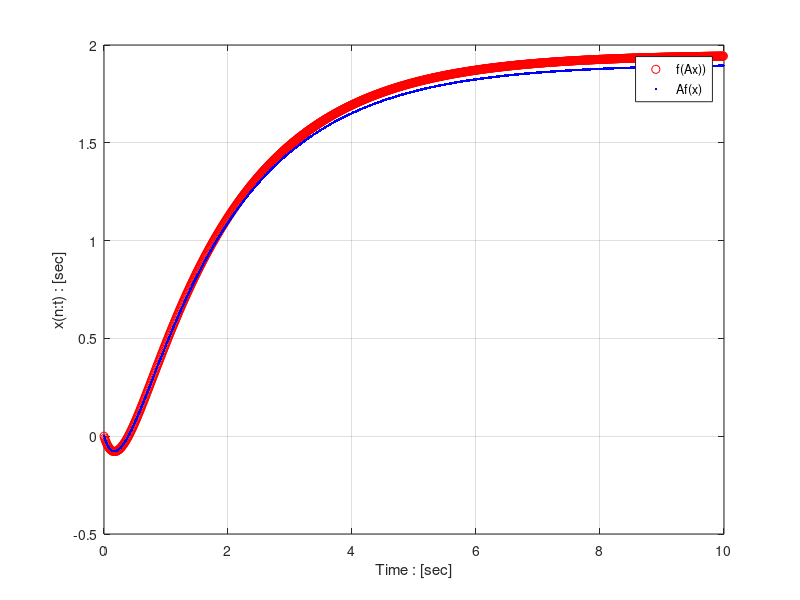

The MATLAB source for this figure:
clear
clc
close all

m = 0.5;
damper_constant = 2;
spring_constant = 1;
friction_constant = 0.01;
g = 9.81;

t_max=10;
Ts = 0.01; % Sampling time
n_max = t_max/Ts;

A = 2;
u=1;

x0=0.0;
v0 = -0.5;

x1(1) = x0;
x2(1) = v0;

xP1(1) = A*x0;
xP2(1) = A*v0;

xp1(1) = A*x0;
xp2(1) = A*v0;

friction_force = friction_constant * m * g;

for n=1:n_max-1
  if x2(n) < 0
    f(n) = -friction_force;
    else
    f(n) = friction_force;
  endif
  
  Fp(n) = A*u;
  
  F(n) = u;
  
  x1(n+1) = x1(n) + Ts*x2(n);
  x2(n+1) = -((spring_constant * Ts/m)*x1(n))+((1-(damper_constant*Ts/m))*x2(n))+((Ts/m)*(F(n)-f(n)));
  
  xP1(n+1) = A*x1(n+1);
  xP2(n+1) = A*x2(n+1);
  
  xP(n+1) = xP1(n+1);
  
  % ---- Proportionality --- % i/p=A*f(n)
  
  
  xp1(n+1) = xp1(n) + Ts*xp2(n);
  
  xp2(n+1) = -((spring_constant*Ts/m)*xp1(n))+((1-(damper_constant*Ts/m))*xp2(n))+((Ts/m)*(Fp(n)-f(n)));
  
  xp(n+1) = xp1(n+1);
  
endfor

td = Ts*(0:(n_max-1));
figure(202)
plot(td,xp,'or',td,xP,'.b')
grid on
xlabel('Time : [sec]')
ylabel('x(n:t) : [sec]')
legend('f(Ax))','Af(x)')
